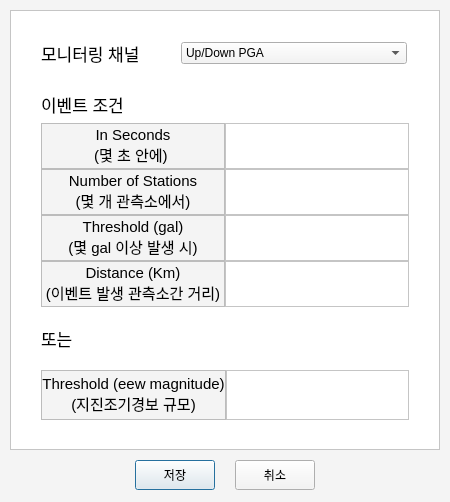
<?xml version="1.0" encoding="UTF-8"?>
<ui version="4.0">
 <class>Configuration</class>
 <widget class="QDialog" name="Configuration">
  <property name="geometry">
   <rect>
    <x>0</x>
    <y>0</y>
    <width>450</width>
    <height>502</height>
   </rect>
  </property>
  <property name="sizePolicy">
   <sizepolicy hsizetype="Fixed" vsizetype="Fixed">
    <horstretch>0</horstretch>
    <verstretch>0</verstretch>
   </sizepolicy>
  </property>
  <property name="windowTitle">
   <string>RTICOM2 - 환경설정</string>
  </property>
  <property name="styleSheet">
   <string notr="true">background-color: rgb(244,244,244)</string>
  </property>
  <layout class="QVBoxLayout" name="verticalLayout">
   <property name="spacing">
    <number>10</number>
   </property>
   <property name="leftMargin">
    <number>10</number>
   </property>
   <property name="topMargin">
    <number>10</number>
   </property>
   <property name="rightMargin">
    <number>10</number>
   </property>
   <property name="bottomMargin">
    <number>10</number>
   </property>
   <item>
    <widget class="QFrame" name="frame">
     <property name="minimumSize">
      <size>
       <width>0</width>
       <height>440</height>
      </size>
     </property>
     <property name="maximumSize">
      <size>
       <width>16777215</width>
       <height>440</height>
      </size>
     </property>
     <property name="styleSheet">
      <string notr="true">background-color: rgb(255, 255, 255);</string>
     </property>
     <property name="frameShape">
      <enum>QFrame::StyledPanel</enum>
     </property>
     <property name="frameShadow">
      <enum>QFrame::Raised</enum>
     </property>
     <layout class="QVBoxLayout" name="verticalLayout_2">
      <property name="leftMargin">
       <number>30</number>
      </property>
      <property name="topMargin">
       <number>30</number>
      </property>
      <property name="rightMargin">
       <number>30</number>
      </property>
      <item>
       <widget class="QFrame" name="frame_2">
        <property name="sizePolicy">
         <sizepolicy hsizetype="Fixed" vsizetype="Fixed">
          <horstretch>0</horstretch>
          <verstretch>0</verstretch>
         </sizepolicy>
        </property>
        <property name="frameShape">
         <enum>QFrame::NoFrame</enum>
        </property>
        <property name="frameShadow">
         <enum>QFrame::Raised</enum>
        </property>
        <layout class="QHBoxLayout" name="horizontalLayout">
         <property name="spacing">
          <number>0</number>
         </property>
         <property name="leftMargin">
          <number>0</number>
         </property>
         <property name="topMargin">
          <number>0</number>
         </property>
         <property name="rightMargin">
          <number>0</number>
         </property>
         <property name="bottomMargin">
          <number>0</number>
         </property>
         <item>
          <widget class="QLabel" name="label">
           <property name="sizePolicy">
            <sizepolicy hsizetype="Preferred" vsizetype="Fixed">
             <horstretch>0</horstretch>
             <verstretch>0</verstretch>
            </sizepolicy>
           </property>
           <property name="minimumSize">
            <size>
             <width>140</width>
             <height>25</height>
            </size>
           </property>
           <property name="maximumSize">
            <size>
             <width>140</width>
             <height>25</height>
            </size>
           </property>
           <property name="font">
            <font>
             <pointsize>13</pointsize>
             <weight>50</weight>
             <bold>false</bold>
            </font>
           </property>
           <property name="text">
            <string>모니터링 채널</string>
           </property>
          </widget>
         </item>
         <item>
          <widget class="QComboBox" name="channelCB">
           <property name="minimumSize">
            <size>
             <width>226</width>
             <height>0</height>
            </size>
           </property>
           <property name="maximumSize">
            <size>
             <width>16777215</width>
             <height>16777215</height>
            </size>
           </property>
           <property name="styleSheet">
            <string notr="true">background-color: rgb(244,244,244);
color: rgb(0, 0, 0);</string>
           </property>
           <item>
            <property name="text">
             <string>Up/Down PGA</string>
            </property>
           </item>
           <item>
            <property name="text">
             <string>North/South PGA</string>
            </property>
           </item>
           <item>
            <property name="text">
             <string>East/West PGA</string>
            </property>
           </item>
           <item>
            <property name="text">
             <string>Horizontal PGA</string>
            </property>
           </item>
           <item>
            <property name="text">
             <string>Total PGA</string>
            </property>
           </item>
          </widget>
         </item>
        </layout>
       </widget>
      </item>
      <item>
       <spacer name="verticalSpacer">
        <property name="orientation">
         <enum>Qt::Vertical</enum>
        </property>
        <property name="sizeType">
         <enum>QSizePolicy::Fixed</enum>
        </property>
        <property name="sizeHint" stdset="0">
         <size>
          <width>20</width>
          <height>20</height>
         </size>
        </property>
       </spacer>
      </item>
      <item>
       <widget class="QLabel" name="label_5">
        <property name="sizePolicy">
         <sizepolicy hsizetype="Preferred" vsizetype="Fixed">
          <horstretch>0</horstretch>
          <verstretch>0</verstretch>
         </sizepolicy>
        </property>
        <property name="minimumSize">
         <size>
          <width>0</width>
          <height>25</height>
         </size>
        </property>
        <property name="maximumSize">
         <size>
          <width>16777215</width>
          <height>25</height>
         </size>
        </property>
        <property name="font">
         <font>
          <pointsize>13</pointsize>
          <weight>50</weight>
          <bold>false</bold>
         </font>
        </property>
        <property name="text">
         <string>이벤트 조건</string>
        </property>
       </widget>
      </item>
      <item>
       <layout class="QGridLayout" name="gridLayout_2">
        <property name="spacing">
         <number>0</number>
        </property>
        <item row="2" column="0">
         <widget class="QLabel" name="label_3">
          <property name="sizePolicy">
           <sizepolicy hsizetype="Preferred" vsizetype="Preferred">
            <horstretch>0</horstretch>
            <verstretch>0</verstretch>
           </sizepolicy>
          </property>
          <property name="minimumSize">
           <size>
            <width>0</width>
            <height>46</height>
           </size>
          </property>
          <property name="maximumSize">
           <size>
            <width>16777215</width>
            <height>16777215</height>
           </size>
          </property>
          <property name="font">
           <font>
            <pointsize>11</pointsize>
           </font>
          </property>
          <property name="styleSheet">
           <string notr="true">background-color: rgb(244,244,244)</string>
          </property>
          <property name="frameShape">
           <enum>QFrame::StyledPanel</enum>
          </property>
          <property name="text">
           <string>Number of Stations
(몇 개 관측소에서)</string>
          </property>
          <property name="alignment">
           <set>Qt::AlignCenter</set>
          </property>
         </widget>
        </item>
        <item row="4" column="0">
         <widget class="QLabel" name="label_6">
          <property name="minimumSize">
           <size>
            <width>0</width>
            <height>46</height>
           </size>
          </property>
          <property name="font">
           <font>
            <pointsize>11</pointsize>
           </font>
          </property>
          <property name="styleSheet">
           <string notr="true">background-color: rgb(244,244,244)</string>
          </property>
          <property name="frameShape">
           <enum>QFrame::StyledPanel</enum>
          </property>
          <property name="text">
           <string>Distance (Km)
(이벤트 발생 관측소간 거리)</string>
          </property>
          <property name="alignment">
           <set>Qt::AlignCenter</set>
          </property>
         </widget>
        </item>
        <item row="3" column="0">
         <widget class="QLabel" name="label_4">
          <property name="sizePolicy">
           <sizepolicy hsizetype="Preferred" vsizetype="Preferred">
            <horstretch>0</horstretch>
            <verstretch>0</verstretch>
           </sizepolicy>
          </property>
          <property name="minimumSize">
           <size>
            <width>0</width>
            <height>46</height>
           </size>
          </property>
          <property name="maximumSize">
           <size>
            <width>16777215</width>
            <height>16777215</height>
           </size>
          </property>
          <property name="font">
           <font>
            <pointsize>11</pointsize>
           </font>
          </property>
          <property name="styleSheet">
           <string notr="true">background-color: rgb(244,244,244)</string>
          </property>
          <property name="frameShape">
           <enum>QFrame::StyledPanel</enum>
          </property>
          <property name="text">
           <string>Threshold (gal)
(몇 gal 이상 발생 시)</string>
          </property>
          <property name="alignment">
           <set>Qt::AlignCenter</set>
          </property>
         </widget>
        </item>
        <item row="1" column="0">
         <widget class="QLabel" name="label_2">
          <property name="sizePolicy">
           <sizepolicy hsizetype="Preferred" vsizetype="Preferred">
            <horstretch>0</horstretch>
            <verstretch>0</verstretch>
           </sizepolicy>
          </property>
          <property name="minimumSize">
           <size>
            <width>0</width>
            <height>46</height>
           </size>
          </property>
          <property name="maximumSize">
           <size>
            <width>16777215</width>
            <height>16777215</height>
           </size>
          </property>
          <property name="font">
           <font>
            <pointsize>11</pointsize>
           </font>
          </property>
          <property name="styleSheet">
           <string notr="true">background-color: rgb(244,244,244)</string>
          </property>
          <property name="frameShape">
           <enum>QFrame::StyledPanel</enum>
          </property>
          <property name="text">
           <string>In Seconds
(몇 초 안에) </string>
          </property>
          <property name="alignment">
           <set>Qt::AlignCenter</set>
          </property>
         </widget>
        </item>
        <item row="1" column="1">
         <widget class="QLabel" name="insecLB">
          <property name="font">
           <font>
            <pointsize>11</pointsize>
           </font>
          </property>
          <property name="frameShape">
           <enum>QFrame::StyledPanel</enum>
          </property>
          <property name="text">
           <string/>
          </property>
          <property name="alignment">
           <set>Qt::AlignCenter</set>
          </property>
         </widget>
        </item>
        <item row="2" column="1">
         <widget class="QLabel" name="numstaLB">
          <property name="font">
           <font>
            <pointsize>11</pointsize>
           </font>
          </property>
          <property name="frameShape">
           <enum>QFrame::StyledPanel</enum>
          </property>
          <property name="text">
           <string/>
          </property>
          <property name="alignment">
           <set>Qt::AlignCenter</set>
          </property>
         </widget>
        </item>
        <item row="3" column="1">
         <widget class="QLabel" name="thresholdgLB">
          <property name="font">
           <font>
            <pointsize>11</pointsize>
           </font>
          </property>
          <property name="frameShape">
           <enum>QFrame::StyledPanel</enum>
          </property>
          <property name="text">
           <string/>
          </property>
          <property name="alignment">
           <set>Qt::AlignCenter</set>
          </property>
         </widget>
        </item>
        <item row="4" column="1">
         <widget class="QLabel" name="distanceLB">
          <property name="font">
           <font>
            <pointsize>11</pointsize>
           </font>
          </property>
          <property name="frameShape">
           <enum>QFrame::StyledPanel</enum>
          </property>
          <property name="text">
           <string/>
          </property>
          <property name="alignment">
           <set>Qt::AlignCenter</set>
          </property>
         </widget>
        </item>
       </layout>
      </item>
      <item>
       <widget class="QLabel" name="label_8">
        <property name="font">
         <font>
          <pointsize>13</pointsize>
          <weight>50</weight>
          <bold>false</bold>
         </font>
        </property>
        <property name="text">
         <string>또는</string>
        </property>
       </widget>
      </item>
      <item>
       <layout class="QGridLayout" name="gridLayout">
        <property name="spacing">
         <number>0</number>
        </property>
        <item row="0" column="0">
         <widget class="QLabel" name="label_7">
          <property name="minimumSize">
           <size>
            <width>0</width>
            <height>46</height>
           </size>
          </property>
          <property name="font">
           <font>
            <pointsize>11</pointsize>
           </font>
          </property>
          <property name="styleSheet">
           <string notr="true">background-color: rgb(244,244,244)</string>
          </property>
          <property name="frameShape">
           <enum>QFrame::StyledPanel</enum>
          </property>
          <property name="text">
           <string>Threshold (eew magnitude)
(지진조기경보 규모)</string>
          </property>
          <property name="alignment">
           <set>Qt::AlignCenter</set>
          </property>
         </widget>
        </item>
        <item row="0" column="1">
         <widget class="QLabel" name="thresholdmLB">
          <property name="font">
           <font>
            <pointsize>11</pointsize>
           </font>
          </property>
          <property name="frameShape">
           <enum>QFrame::StyledPanel</enum>
          </property>
          <property name="text">
           <string/>
          </property>
          <property name="alignment">
           <set>Qt::AlignCenter</set>
          </property>
         </widget>
        </item>
       </layout>
      </item>
      <item>
       <spacer name="verticalSpacer_2">
        <property name="orientation">
         <enum>Qt::Vertical</enum>
        </property>
        <property name="sizeType">
         <enum>QSizePolicy::Fixed</enum>
        </property>
        <property name="sizeHint" stdset="0">
         <size>
          <width>20</width>
          <height>20</height>
         </size>
        </property>
       </spacer>
      </item>
     </layout>
    </widget>
   </item>
   <item>
    <layout class="QHBoxLayout" name="horizontalLayout_3">
     <property name="spacing">
      <number>0</number>
     </property>
     <item>
      <spacer name="horizontalSpacer_5">
       <property name="orientation">
        <enum>Qt::Horizontal</enum>
       </property>
       <property name="sizeHint" stdset="0">
        <size>
         <width>40</width>
         <height>20</height>
        </size>
       </property>
      </spacer>
     </item>
     <item>
      <widget class="QPushButton" name="savePB">
       <property name="minimumSize">
        <size>
         <width>0</width>
         <height>30</height>
        </size>
       </property>
       <property name="maximumSize">
        <size>
         <width>16777215</width>
         <height>30</height>
        </size>
       </property>
       <property name="text">
        <string>저장</string>
       </property>
      </widget>
     </item>
     <item>
      <spacer name="horizontalSpacer_3">
       <property name="orientation">
        <enum>Qt::Horizontal</enum>
       </property>
       <property name="sizeType">
        <enum>QSizePolicy::Fixed</enum>
       </property>
       <property name="sizeHint" stdset="0">
        <size>
         <width>20</width>
         <height>20</height>
        </size>
       </property>
      </spacer>
     </item>
     <item>
      <widget class="QPushButton" name="cancelPB">
       <property name="minimumSize">
        <size>
         <width>0</width>
         <height>30</height>
        </size>
       </property>
       <property name="maximumSize">
        <size>
         <width>16777215</width>
         <height>30</height>
        </size>
       </property>
       <property name="text">
        <string>취소</string>
       </property>
      </widget>
     </item>
     <item>
      <spacer name="horizontalSpacer_2">
       <property name="orientation">
        <enum>Qt::Horizontal</enum>
       </property>
       <property name="sizeHint" stdset="0">
        <size>
         <width>40</width>
         <height>20</height>
        </size>
       </property>
      </spacer>
     </item>
    </layout>
   </item>
  </layout>
 </widget>
 <resources/>
 <connections>
  <connection>
   <sender>cancelPB</sender>
   <signal>clicked()</signal>
   <receiver>Configuration</receiver>
   <slot>accept()</slot>
   <hints>
    <hint type="sourcelabel">
     <x>258</x>
     <y>212</y>
    </hint>
    <hint type="destinationlabel">
     <x>298</x>
     <y>248</y>
    </hint>
   </hints>
  </connection>
 </connections>
</ui>
